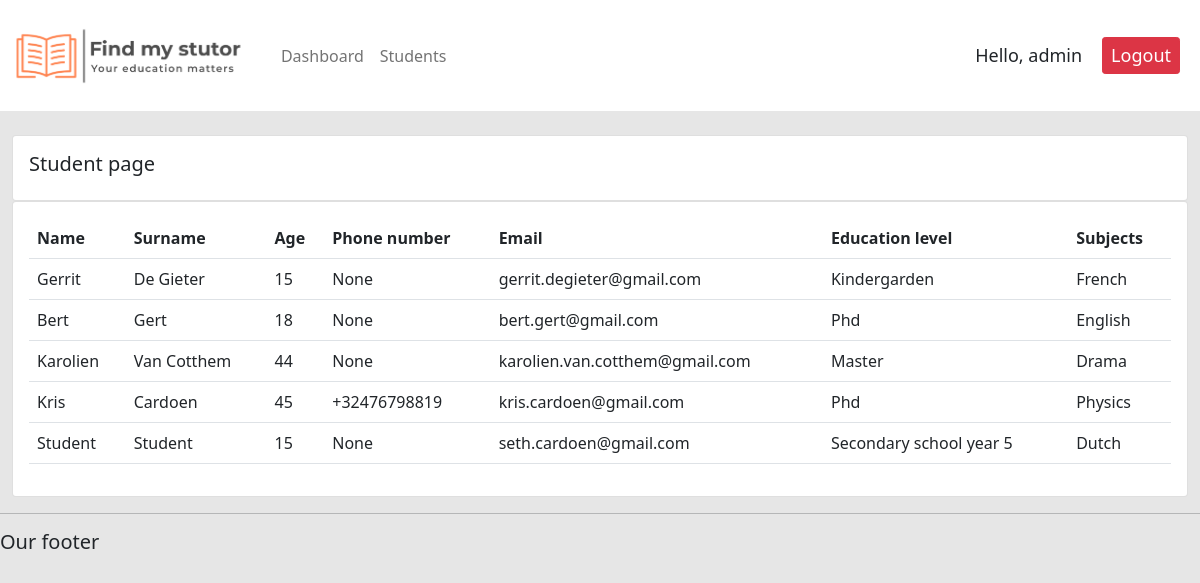
The page /student/ (signed in) on the database as committed earlier.
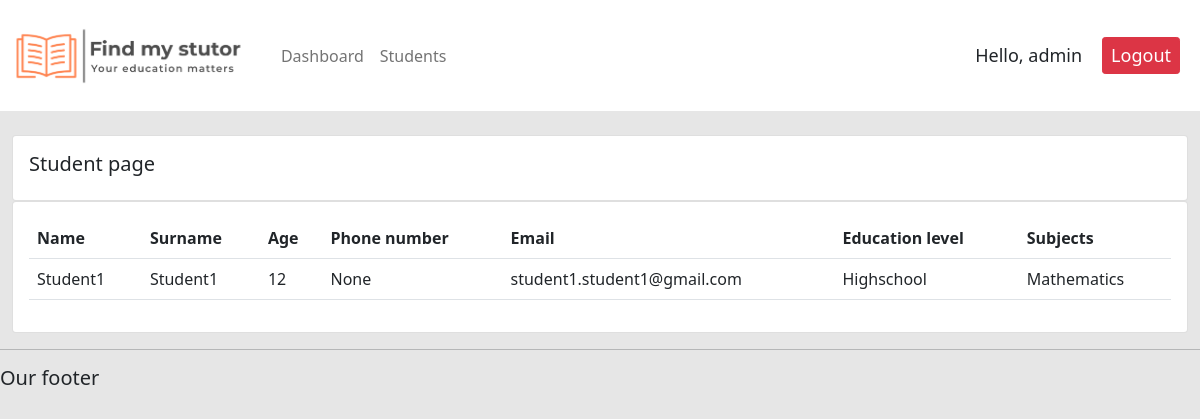
The same page on the database as committed later.
### stutor/models.py (models this page shows, shortened)
class student(models.Model):
    name = models.CharField(max_length= 200, null=True)
    surname = models.CharField(max_length=200, null=True)
    age = models.PositiveSmallIntegerField(null=True)
    phone_number = PhoneNumberField(null=True, blank = True)
    email = models.EmailField(null=True)
    date_created = models.DateTimeField(auto_now_add=True, null=True)
    education_level = models.ForeignKey(education_level, on_delete=models.SET_NULL, null=True)
    subject = models.ForeignKey(subject, on_delete=models.SET_NULL, null=True)

class education_level(models.Model):
    education_levels = models.CharField(max_length=300, null=True)
    def __str__(self):
        return self.education_levels

class subject(models.Model):
    subject = models.CharField(max_length=300)
    def __str__(self):
        return self.subject

### stutor/decorators.py (the view)
        def wrapper_func(request,*args, **kwargs):
            group = None
            if request.user.groups.exists():
                group = request.user.groups.all()[0].name # group krijgt de waarde van de group waar de user in zit
            if group in allowed_roles:  #als de group toegang heeft --> render the view
                return view_func(request,*args, **kwargs)
            else:
                return HttpResponse('You are not authorized to view this page')

### stutor/views.py (called while the page is built)
@login_required(login_url='login')
@allowed_users(allowed_roles=['admin', 'student'])
def student_page(request):
    stu = student.objects.all()
    return render(request, 'stutor/students.html', {'stu': stu})

### stutor/templates/stutor/students.html
{% extends 'stutor/main.html'%}
{% block content %}
    <br>
<div class="row">
    <div class="col-md">
        <div class="card card-body">
            <h5>Student page</h5>
        </div>
        <div class="card card-body">
            <table class="table">
                <tr>
                    <th>Name</th>
                    <th>Surname</th>
                    <th>Age</th>
                    <th>Phone number</th>
                    <th>Email</th>
                    <th>Education level</th>
                    <th>Subjects</th>
                </tr>
                {% for i in stu %}
                <tr>
                    <td> {{i.name}} </td>
                    <td> {{i.surname}} </td>
                    <td> {{i.age}} </td>
                    <td> {{i.phone_number}} </td>
                    <td> {{i.email}} </td>
                    <td> {{i.education_level}} </td>
                    <td> {{i.subject}} </td>
                </tr>
                {% endfor %}
            </table>
        </div>
    </div>
</div>
{% endblock %}

Rows that differ between the two databases and show on the page:
removed student: name "Gerrit", surname "De Gieter", age "15", phone_number "None", email "gerrit.degieter@gmail.com", education_level "Kindergarden", subject "French"
removed student: name "Bert", surname "Gert", age "18", phone_number "None", email "bert.gert@gmail.com", education_level "Phd", subject "English"
removed student: name "Karolien", surname "Van Cotthem", age "44", phone_number "None", email "karolien.van.cotthem@gmail.com", education_level "Master", subject "Drama"
removed student: name "Kris", surname "Cardoen", age "45", phone_number "+32476798819", email "kris.cardoen@gmail.com", education_level "Phd", subject "Physics"
removed student: name "Student", surname "Student", age "15", phone_number "None", email "seth.cardoen@gmail.com", education_level "Secondary school year 5", subject "Dutch"
added student: name "Student1", surname "Student1", age "12", phone_number "None", email "student1.student1@gmail.com", education_level "Highschool", subject "Mathematics"
